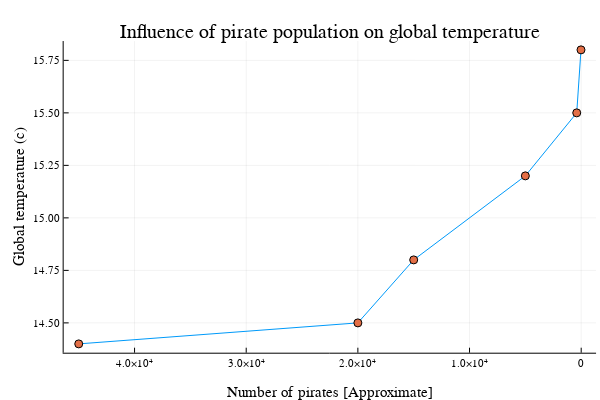

The notebook cell this image was saved under:
### Code cell
plot(num_pirates, global_temperature, legend=false)
scatter!(num_pirates, global_temperature, legend=false)

# This reverses x axis we can see how temperature changes
xflip!()

# Add title and labels
xlabel!("Number of pirates [Approximate]")
ylabel!("Global temperature (c)")
title!("Influence of pirate population on global temperature")

### Figure 1 — Plotly figure (JSON) as saved in the notebook; plotly's stock layout.template omitted (floating-point values rounded to 4 significant figures)
{"data": [{"colorbar": {"len": 0.8657, "title": "", "x": 0.9934, "y": 0.5087}, "legendgroup": "y1", "line": {"color": "rgba(0, 154, 250, 1.000)", "dash": "solid", "shape": "linear", "width": 1}, "mode": "lines", "name": "y1", "showlegend": true, "type": "scatter", "x": [45000, 20000, 15000, 5000, 400, 17], "xaxis": "x", "y": [14.4, 14.5, 14.8, 15.2, 15.5, 15.8], "yaxis": "y", "zmax": null, "zmin": null}, {"colorbar": {"len": 0.8657, "title": "", "x": 0.9934, "y": 0.5087}, "legendgroup": "y2", "marker": {"color": "rgba(227, 111, 71, 1.000)", "line": {"color": "rgba(0, 0, 0, 1.000)", "width": 1}, "size": 8, "symbol": "circle"}, "mode": "markers", "name": "y2", "showlegend": true, "type": "scatter", "x": [45000, 20000, 15000, 5000, 400, 17], "xaxis": "x", "y": [14.4, 14.5, 14.8, 15.2, 15.5, 15.8], "yaxis": "y", "zmax": null, "zmin": null}], "layout": {"annotations": [{"font": {"color": "rgba(0, 0, 0, 1.000)", "family": "sans-serif", "size": 20}, "rotation": 0, "showarrow": false, "text": "Influence of pirate population on global temperature", "x": 0.5498, "xanchor": "center", "xref": "paper", "y": 1, "yanchor": "top", "yref": "paper"}], "height": 400, "margin": {"b": 20, "l": 0, "r": 0, "t": 20}, "paper_bgcolor": "rgba(255, 255, 255, 1.000)", "plot_bgcolor": "rgba(255, 255, 255, 1.000)", "showlegend": false, "width": 600, "xaxis": {"anchor": "y", "domain": [0.1061, 0.9934], "gridcolor": "rgba(0, 0, 0, 0.100)", "gridwidth": 0.5, "linecolor": "rgba(0, 0, 0, 1.000)", "mirror": false, "range": [46350.0, -1332.0], "showgrid": true, "showline": true, "showticklabels": true, "tickangle": 0, "tickcolor": "rgb(0, 0, 0)", "tickfont": {"color": "rgba(0, 0, 0, 1.000)", "family": "sans-serif", "size": 11}, "tickmode": "array", "ticks": "inside", "ticktext": ["0", "1.0×10⁴", "2.0×10⁴", "3.0×10⁴", "4.0×10⁴"], "tickvals": [0, 10000, 20000, 30000, 40000], "title": "Number of pirates [Approximate]", "titlefont": {"color": "rgba(0, 0, 0, 1.000)", "family": "sans-serif", "size": 15}, "type": "-", "visible": true, "zeroline": false, "zerolinecolor": "rgba(0, 0, 0, 1.000)"}, "yaxis": {"anchor": "x", "domain": [0.07581, 0.9415], "gridcolor": "rgba(0, 0, 0, 0.100)", "gridwidth": 0.5, "linecolor": "rgba(0, 0, 0, 1.000)", "mirror": false, "range": [14.36, 15.84], "showgrid": true, "showline": true, "showticklabels": true, "tickangle": 0, "tickcolor": "rgb(0, 0, 0)", "tickfont": {"color": "rgba(0, 0, 0, 1.000)", "family": "sans-serif", "size": 11}, "tickmode": "array", "ticks": "inside", "ticktext": ["14.50", "14.75", "15.00", "15.25", "15.50", "15.75"], "tickvals": [14.5, 14.75, 15, 15.25, 15.5, 15.75], "title": "Global temperature (c)", "titlefont": {"color": "rgba(0, 0, 0, 1.000)", "family": "sans-serif", "size": 15}, "type": "-", "visible": true, "zeroline": false, "zerolinecolor": "rgba(0, 0, 0, 1.000)"}}}
